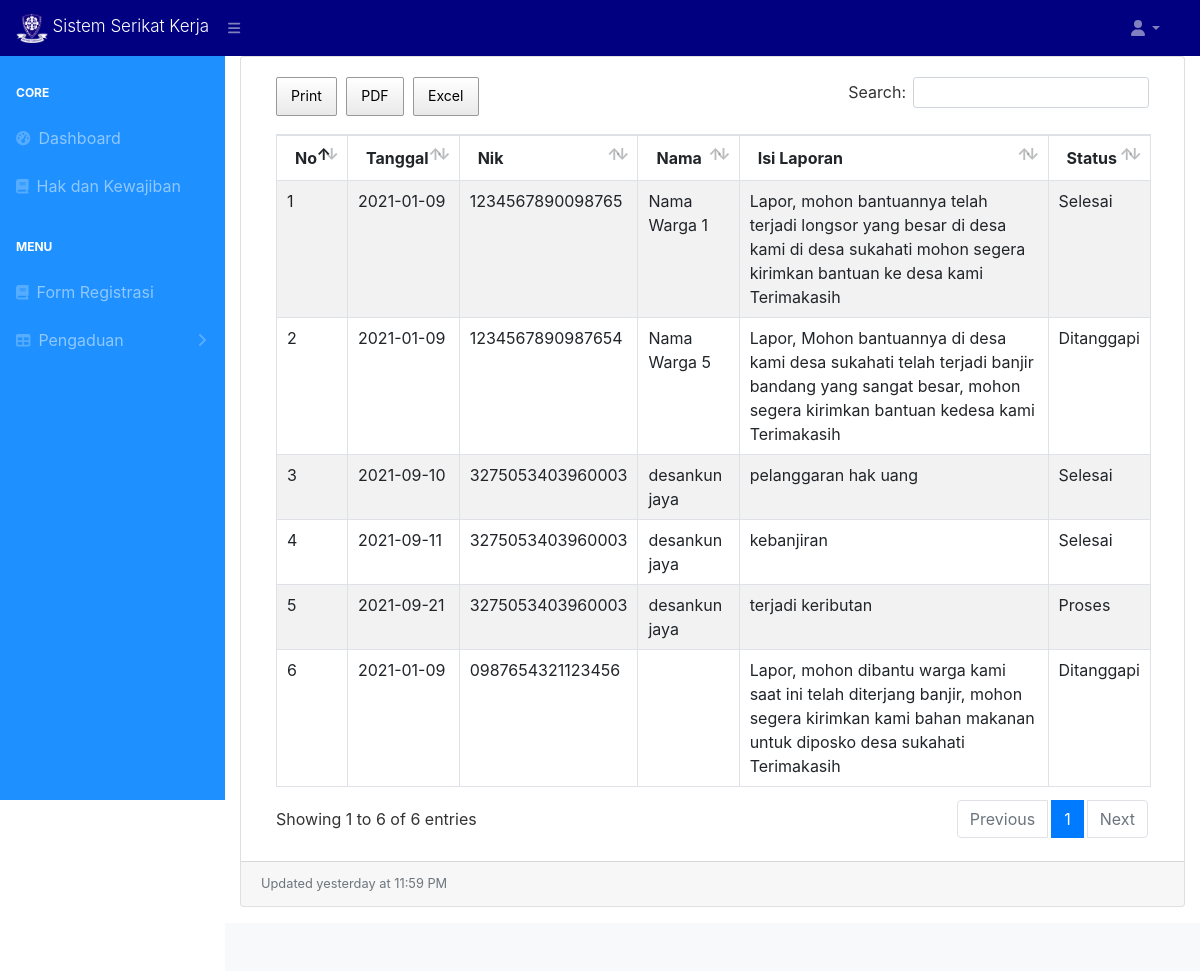
/index.php/admin/laporan, run on the app's committed database.
### tables this page shows
CREATE TABLE `tb_pengaduan` (
  `id` bigint(20) NOT NULL,
  `tgl` date NOT NULL,
  `nik` char(16) NOT NULL,
  `isi_laporan` text NOT NULL,
  `foto` varchar(255) NOT NULL,
  `status` enum('ditanggapi','proses','selesai') NOT NULL
);

CREATE TABLE `tb_anggota` (
  `id` bigint(20) NOT NULL,
  `nik` char(16) NOT NULL,
  `nama` varchar(255) NOT NULL,
  `username` varchar(255) NOT NULL,
  `password` varchar(255) NOT NULL,
  `telp` varchar(255) NOT NULL
);

### application/views/template/view.php (called while the page is built)
<?php
    require_once "head.php";
    require_once "nav.php";
    require_once "content.php";
    require_once "footer.php";

### application/controllers/admin/Laporan.php (called while the page is built, shortened)
<?php
class Laporan extends CI_Controller
{
    public function index()
    {
        $kelola = $this->M_all->tampilKelola()->result_array();
        $data = [
            "list"    => $kelola,
            'title'     => 'Laporan Data',
            'breadcumb' => 'Laporan',
            'content'   => 'dashboard/laporan'
        ];
        $this->load->view('template/view', $data);
    }
}

### index.php (called while the page is built, shortened)
<?php
require_once BASEPATH.'core/CodeIgniter.php';

### application/views/template/content.php (called while the page is built)
<?php
if ($content) {
    $this->load->view($content);
}

### application/models/M_all.php (called while the page is built, shortened)
<?php
class M_all extends CI_Model
{
    public function tampilKelola()
    {
        $this->db->select('tb_pengaduan.*, tb_anggota.nama ');
        $this->db->from('tb_pengaduan');
        $this->db->join('tb_anggota', 'tb_pengaduan.nik = tb_anggota.nik', 'left');
        return $query = $this->db->get();
    }
}

### application/views/dashboard/laporan.php (the view)
<div class="card mb-3">
	<div class="card-body">
		<div class="table-responsive">
			<table class="table table-striped table-bordered" id="exampleLaporan" width="100%">
				<thead>
					<tr>
						<th>No</th>
						<th>Tanggal</th>
						<th>Nik</th>
						<th>Nama</th>
						<th>Isi Laporan</th>
						<th>Status</th>
					</tr>
				</thead>
				<tbody>
					<?php $no = 1;
					foreach ($list as $pp) { ?>
						<tr>
							<td><?= $no++; ?></td>
							<td><?= $pp['tgl'] ?></td>
							<td><?= $pp['nik'] ?></td>
							<td><?= $pp['nama'] ?></td>
							<td><?= $pp['isi_laporan'] ?></td>
							<td class="text-capitalize"><?= $pp['status'] ?></td>
						</tr>
					<?php } ?>
				</tbody>
			</table>
		</div>
	</div>
	<div class="card-footer small text-muted">Updated yesterday at 11:59 PM</div>
</div>

### application/views/template/head.php (shortened to what this page needs)
<!DOCTYPE html>
<html lang="en">
<head>
    <link href="<?= base_url('assets/template/dist/') ?>css/styles.css" rel="stylesheet" />
    <link href="<?= base_url('assets/') ?>css/bootstrap.css" rel="stylesheet" />
    <link rel="stylesheet" href="<?= base_url('assets/css/') ?>buttons.bootstrap4.min.css">
    <link rel="stylesheet" href="<?= base_url('assets/css/') ?>dataTables.bootstrap4.min.css">
    <link rel="stylesheet" href="<?= base_url('assets/css/') ?>extra/buttons.dataTables.min.css">
    <link rel="stylesheet" href="<?= base_url('assets/css/') ?>extra/jquery.dataTables.min.css">
</head>
<body class="sb-nav-fixed">

### application/views/template/nav.php (shortened to what this page needs)
<nav style="background-color: #000080;" class="sb-topnav navbar navbar-expand navbar-dark">
	<a style="text-decoration: none;" href="" class="brand-link">
		<img style="width:32px;" src="<?php echo base_url() ?>assets/template/dist/img/logo_sptj.png" alt="AdminLTE Logo" class="brand-image img-circle elevation-3" style="opacity: .8">
		<span style="color: white;font-size:17px;margin-right: 10px;" class="brand-text font-weight-light">Sistem Serikat Kerja</span>
	</a>
	<button class="btn btn-link btn-sm order-1 order-lg-0" id="sidebarToggle" href="#"><i class="fas fa-bars"></i>
	</button>
	<ul class="navbar-nav d-none d-md-inline-block form-inline ml-auto mr-0 mr-md-3 my-2 my-md-0 display-none">
		<li class="nav-item dropdown">
			<a class="nav-link dropdown-toggle" id="userDropdown" href="#" role="button" data-toggle="dropdown" aria-haspopup="true" aria-expanded="false"><?php
																																							?><i class="fas fa-user fa-fw"></i></a>
		</li>
	</ul>
</nav>
<div id="layoutSidenav">
	<div id="layoutSidenav_nav">
		<nav style="background-color: #1E90FF;" class="sb-sidenav accordion sb-sidenav-dark" id="sidenavAccordion">
			<div class="sb-sidenav-menu">
				<?php if ($this->session->userdata('admin')) {  ?>
					<div class="nav">
						<div style="color: white;" class="sb-sidenav-menu-heading">Core</div>
						<a class="nav-link" href="<?= base_url('admin/dashboard') ?>">
							<div class="sb-nav-link-icon"><i class="fas fa-tachometer-alt"></i></div>
							Dashboard
						</a>
						<div style="color: white;" class="sb-sidenav-menu-heading">Addons</div>
						<a class="nav-link" href="<?= base_url('admin/kelola') ?>">
							<div class="sb-nav-link-icon"><i class="fas fa-table"></i></div>
							Kelola
						</a>
						<?php if ($this->session->userdata('admin')['session_level'] == "admin") { ?>
							<a class="nav-link" href="<?= base_url('admin/laporan') ?>">
								<div class="sb-nav-link-icon"><i class="fas fa-chart-area"></i></div>
								Ekspor
							</a>
							<a class="nav-link collapsed" href="#" data-toggle="collapse" data-target="#collapseLayouts" aria-expanded="false" aria-controls="collapseLayouts">
								<div class="sb-nav-link-icon"><i class="fas fa-user"></i></div>
								Pengguna
								<div class="sb-sidenav-collapse-arrow"><i class="fas fa-angle-down"></i></div>
							</a>
						<?php } ?>
						<div class="collapse" id="collapseLayouts" aria-labelledby="headingOne" data-parent="#sidenavAccordion">
							<nav class="sb-sidenav-menu-nested nav">
								<a class="nav-link" href="<?= base_url('admin/pengguna/anggota') ?>">Anggota</a>
								<a class="nav-link" href="<?= base_url('admin/pengguna/petugas') ?>">Petugas</a>
							</nav>
						</div>
					</div>
				<?php  } else { ?>
					<div class="nav">
						<div style="color: white;" class="sb-sidenav-menu-heading">Core</div>
						<a class="nav-link" href="<?= base_url('') ?>">
							<div class="sb-nav-link-icon"><i class="fas fa-tachometer-alt"></i></div>
							Dashboard
						</a>
						<a class="nav-link" href="<?= base_url('pengguna/hak_kewajiban') ?>">
							<div class="sb-nav-link-icon"><i class="fas fa-book"></i></div>
							Hak dan Kewajiban
						</a>
						<div style="color: white;" class="sb-sidenav-menu-heading">Menu</div>
						<a class="nav-link" href="<?= base_url('pengguna') ?>">
							<div class="sb-nav-link-icon"><i class="fas fa-book"></i></div>
							Form Registrasi
						</a>
						<a class="nav-link collapsed" href="#" data-toggle="collapse" data-target="#collapseLayouts" aria-expanded="false" aria-controls="collapseLayouts">
							<div class="sb-nav-link-icon"><i class="fas fa-table"></i></div>
							Pengaduan
							<div class="sb-sidenav-collapse-arrow"><i class="fas fa-angle-down"></i></div>
						</a>
					</div>
				<?php  } ?>
			</div>
		</nav>
	</div>
	<div id="layoutSidenav_content">
		<main>
			<div class="container-fluid">

### application/views/template/footer.php (shortened to what this page needs)
</div>
</main>
<footer class="py-4 bg-light mt-auto">
</footer>
</div>
</div>
</body>
</html>

### data on the page
tb_pengaduan: tgl "2021-01-09", nik "1234567890098765", tb_anggota.nama "Nama Warga 1", isi_laporan "Lapor, mohon bantuannya telah terjadi longsor yang besar di desa kami di desa sukahati mohon segera kirimkan bantuan ke desa kami Terimakasih", status "Selesai"
tb_pengaduan: tgl "2021-01-09", nik "1234567890987654", tb_anggota.nama "Nama Warga 5", isi_laporan "Lapor, Mohon bantuannya di desa kami desa sukahati telah terjadi banjir bandang yang sangat besar, mohon segera kirimkan bantuan kedesa kami Terimakasih", status "Ditanggapi"
tb_pengaduan: tgl "2021-09-10", nik "3275053403960003", tb_anggota.nama "desankun jaya", isi_laporan "pelanggaran hak uang", status "Selesai"
tb_pengaduan: tgl "2021-09-11", nik "3275053403960003", tb_anggota.nama "desankun jaya", isi_laporan "kebanjiran", status "Selesai"
tb_pengaduan: tgl "2021-09-21", nik "3275053403960003", tb_anggota.nama "desankun jaya", isi_laporan "terjadi keributan", status "Proses"
tb_pengaduan: tgl "2021-01-09", nik "0987654321123456", isi_laporan "Lapor, mohon dibantu warga kami saat ini telah diterjang banjir, mohon segera kirimkan kami bahan makanan untuk diposko desa sukahati Terimakasih", status "Ditanggapi"
